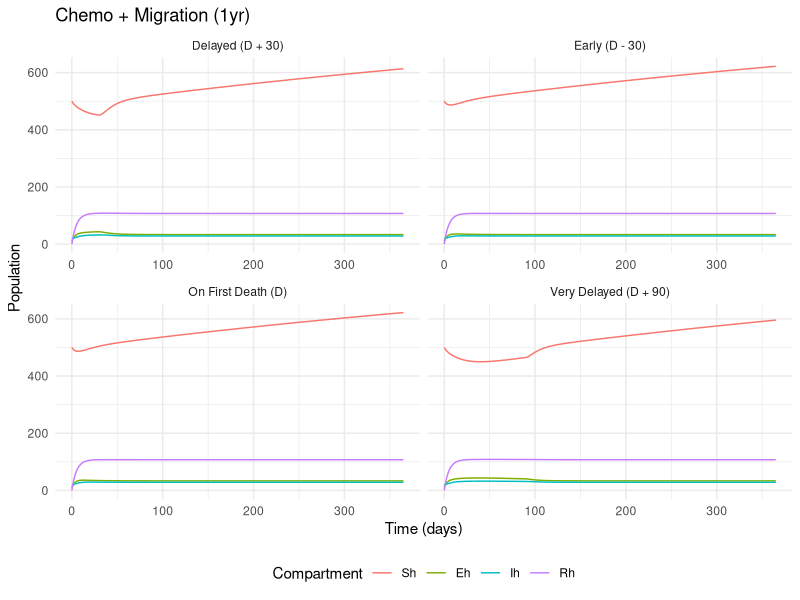
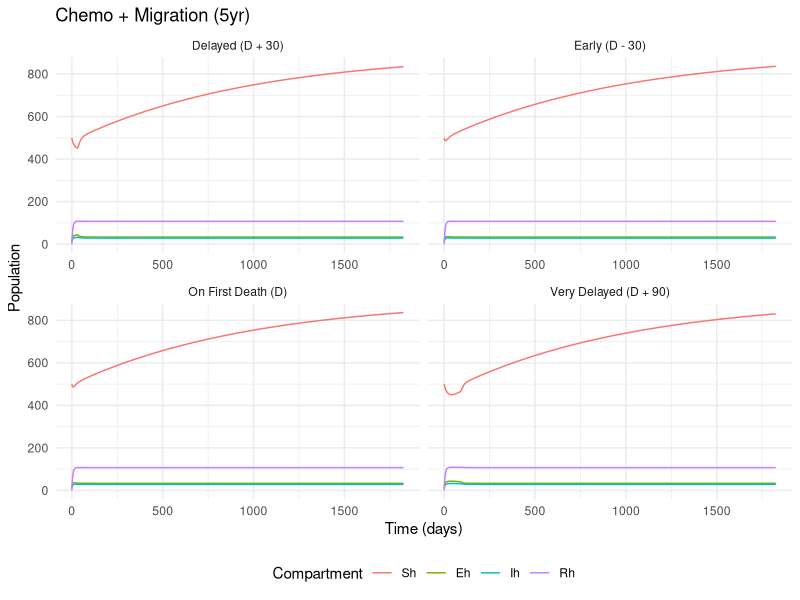
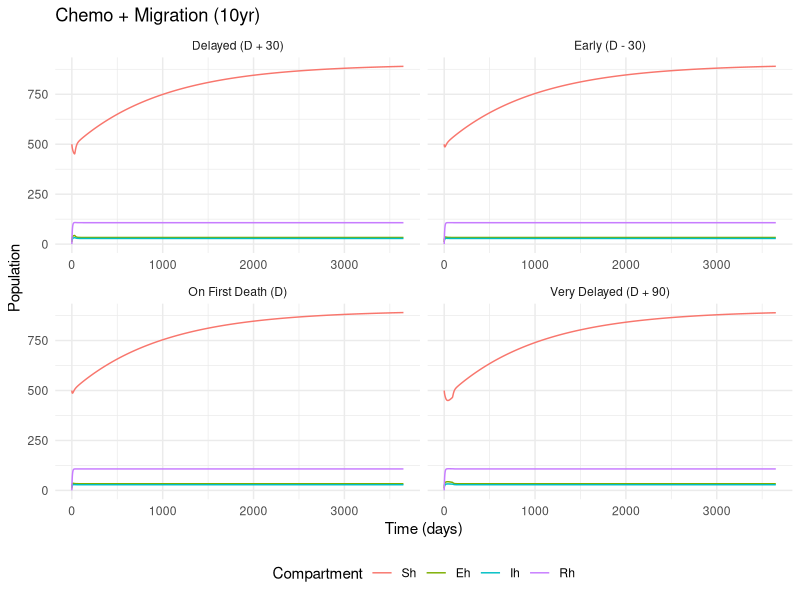
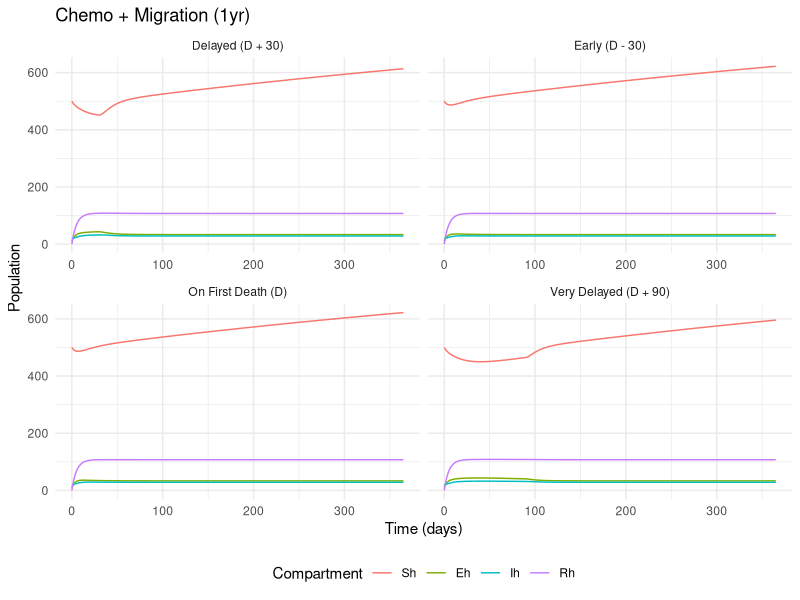
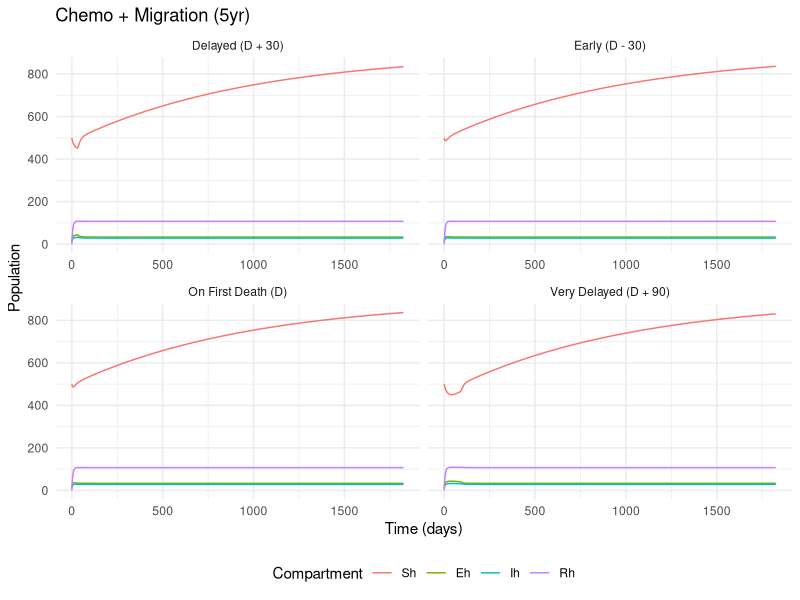
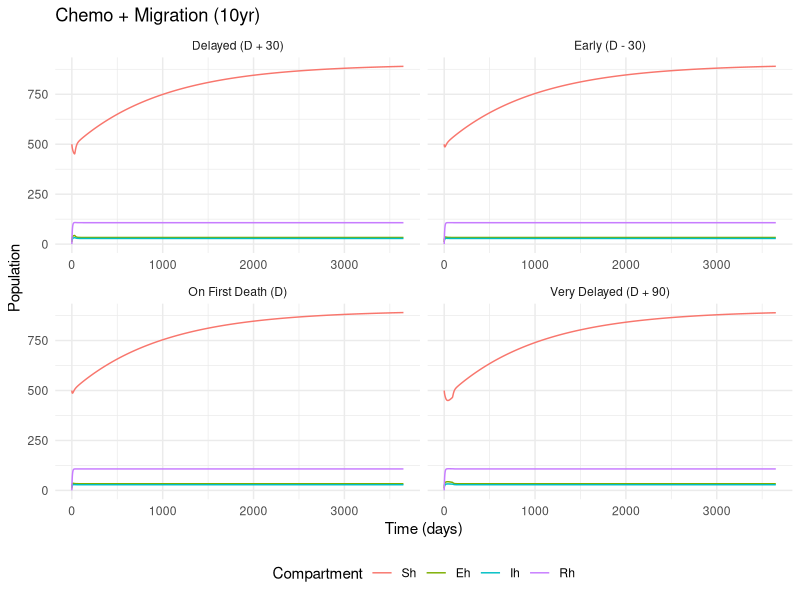

Recreate these plots in R, in order.
library(deSolve)
library(ggplot2)
library(dplyr)
library(tidyr)

# ----------------------------------------
# Seasonal Functions
# ----------------------------------------
alpha_t <- function(t, alpha_bar = 0.5, A = 0.3, T = 365, phi = 0) {
  alpha_bar * (1 + A * cos((2 * pi * t / T) + phi))
}

bv_t <- function(t, bv_bar = 0.13, A = 0.3, T = 365, phi = 0) {
  bv_bar * (1 + A * cos((2 * pi * t / T) + phi))
}

# ----------------------------------------
# Differential Equation System 
# ----------------------------------------
diff_chemo_migration <- function(t, pop, para) {
  with(as.list(c(pop, para)), {
    
    Nh <- Sh + Eh + Ih + Rh + Ph
    Nv <- Sv + Ev + Iv
    
    alpha <- alpha_t(t, alpha_bar = para$alpha_bar, A = para$A, T = para$T, phi = para$phi)
    bv <- bv_t(t, bv_bar = para$b_v_bar, A = para$A_b, T = para$T, phi = para$phi_b)
    
    lambda_h <- f_h * alpha * p_h * Iv / Nh
    lambda_v <- f_h * alpha * p_v * Ih / Nh
    
    psi_t <- ifelse(t >= para$t_chemo, para$psi_rate, 0)
    logistic_birth <- bv * Nv * (1 - Nv / para$K_v)
    
    dSh <- b_h * Nh - lambda_h * Sh + omega * Rh - mu_h * Sh -
      Mh_out * Sh + Mh_in * Sh_ext + omega_p * Ph
    
    dEh <- lambda_h * (1 - rho) * Sh - sigma_h * Eh - mu_h * Eh -
      Mh_out * Eh + Mh_in * Eh_ext
    
    dIh <- sigma_h * Eh - gamma * Ih - (mu_h + d + xi) * Ih -
      Mh_out * Ih + Mh_in * Ih_ext
    
    dRh <- gamma * Ih + xi * Ih - omega * Rh - mu_h * Rh -
      Mh_out * Rh + Mh_in * Rh_ext
    
    dPh <- psi_t * Mh_in * Sh_ext - lambda_h * (1 - rho) * Ph - mu_h * Ph - omega_p * Ph
    
    dDdh <- d * Ih
    
    dSv <- logistic_birth - lambda_v * Sv - mu_v * Sv +
      Mv_in * Sv_ext - Mv_out * Sv
    
    dEv <- lambda_v * Sv - sigma_v * Ev - mu_v * Ev +
      Mv_in * Ev_ext - Mv_out * Ev
    
    dIv <- sigma_v * Ev - mu_v * Iv +
      Mv_in * Iv_ext - Mv_out * Iv
    
    return(list(c(dSh, dEh, dIh, dRh, dPh, dDdh, dSv, dEv, dIv)))
  })
}

# ----------------------------------------
# Initial Conditions (add Ddh = 0)
# ----------------------------------------
ICs <- c(
  Sh = 500, Eh = 10, Ih = 20, Rh = 0, Ph = 0, Ddh = 0,
  Sv = 4000, Ev = 100, Iv = 50
)


# ODE solver
run_model <- function(para, ICs, maxtime) {
  t_seq <- seq(0, maxtime, by = 1)
  out <- ode(y = ICs, times = t_seq, func = diff_chemo_migration, parms = para, method = "ode45")
  as.data.frame(out)
}

# ----------------------------------------
# Parameters and Initial Conditions
# ----------------------------------------
base_para <- list(
  b_h = 1.1e-5, b_v_bar = 0.25,
  f_h = 0.6,                        
  alpha_bar = 0.8, p_h = 0.2, p_v = 0.5,
  sigma_h = 1/10, sigma_v = 1/15,
  gamma = 1/20, omega = 0.0009, d = 0.003,
  mu_h = 1.1e-5, mu_v = 0.1,
  
  Mh_in = 0.2,    # ⬆️ heavy inflow
  Mh_out = 0.2,   # ⬆️ heavy outflow
  
  psi = 0.8, psi_rate = 0.8, t_chemo = Inf,
  rho = 0.7, omega_p = 0.001, xi = 0.005,
  
  Mv_in = 0.02, Mv_out = 0.02,
  Sh_ext = 500, Eh_ext = 50, Ih_ext = 20, Rh_ext = 100,
  Sv_ext = 100, Ev_ext = 10, Iv_ext = 5,
  
  A = 0.3, A_b = 0.2, T = 365, phi = 0, phi_b = 0,
  K_v = 5000
)


time_horizons <- list("1yr" = 365, "5yr" = 1825, "10yr" = 3650)
all_runs <- list()

# ----------------------------------------
# Loop Through Time Horizons
# ----------------------------------------
for (label in names(time_horizons)) {
  maxtime <- time_horizons[[label]]
  para <- base_para
  
  # Baseline run
  para$t_chemo <- Inf
  baseline <- run_model(para, ICs, maxtime)
  first_death_day <- which(baseline$Ih >= 1)[1] - 1
  if (is.na(first_death_day)) next
  
  timings <- list(
    "Early (D - 30)" = max(0, first_death_day - 30),
    "On First Death (D)" = first_death_day,
    "Delayed (D + 30)" = first_death_day + 30,
    "Very Delayed (D + 90)" = first_death_day + 90
  )
  
  scenarios <- lapply(names(timings), function(name) {
    para$t_chemo <- timings[[name]]
    sim <- run_model(para, ICs, maxtime)
    sim$scenario <- name
    sim$time_horizon <- label
    sim
  })
  
  all_runs[[label]] <- do.call(rbind, scenarios)
}

all_chemo_data <- do.call(rbind, all_runs)

# ----------------------------------------
# Plotting
# ----------------------------------------
chemo_long <- all_chemo_data %>%
  select(time, time_horizon, scenario, Sh, Eh, Ih, Rh) %>%
  pivot_longer(cols = c(Sh, Eh, Ih, Rh), names_to = "Compartment", values_to = "Count") %>%
  mutate(Compartment = factor(Compartment, levels = c("Sh", "Eh", "Ih", "Rh")))

for (h in unique(chemo_long$time_horizon)) {
  df <- chemo_long %>% filter(time_horizon == h)
  
  p <- ggplot(df, aes(x = time, y = Count, color = Compartment)) +
    geom_line() +
    facet_wrap(~ scenario, scales = "free_x") +
    labs(title = paste("Chemo + Migration (", h, ")", sep = ""),
         x = "Time (days)", y = "Population") +
    theme_minimal() +
    theme(legend.position = "bottom")
  
  print(p)
  ggsave(paste0("RFigs/chemo_migration_seasonal_", h, ".pdf"), plot = p, width = 8, height = 6)
}

# ----------------------------------------
# Final Stats
# ----------------------------------------
summary_stats <- all_chemo_data %>%
  group_by(time_horizon, scenario) %>%
  summarise(
    final_Ddh = round(max(Ddh), 2),
    peak_Ih = round(max(Ih), 2),
    peak_day = time[which.max(Ih)],
    .groups = "drop"
  )

print(summary_stats)
